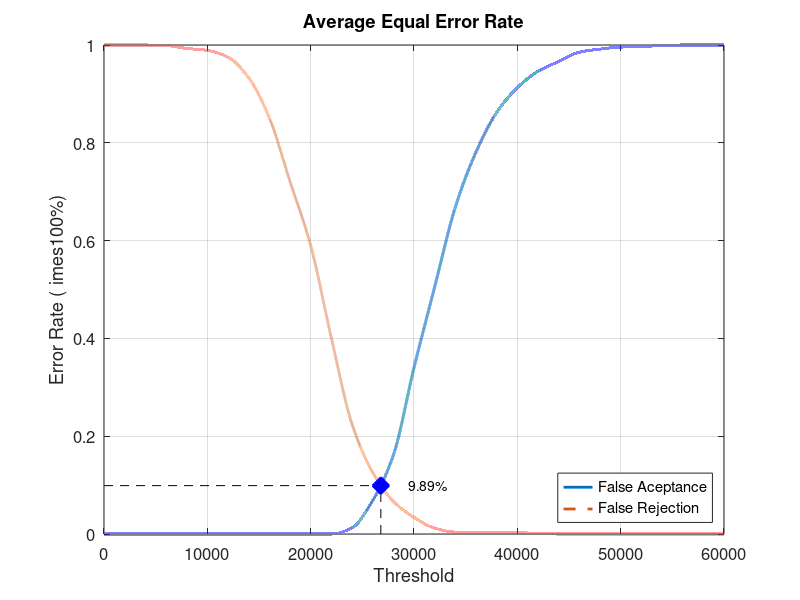
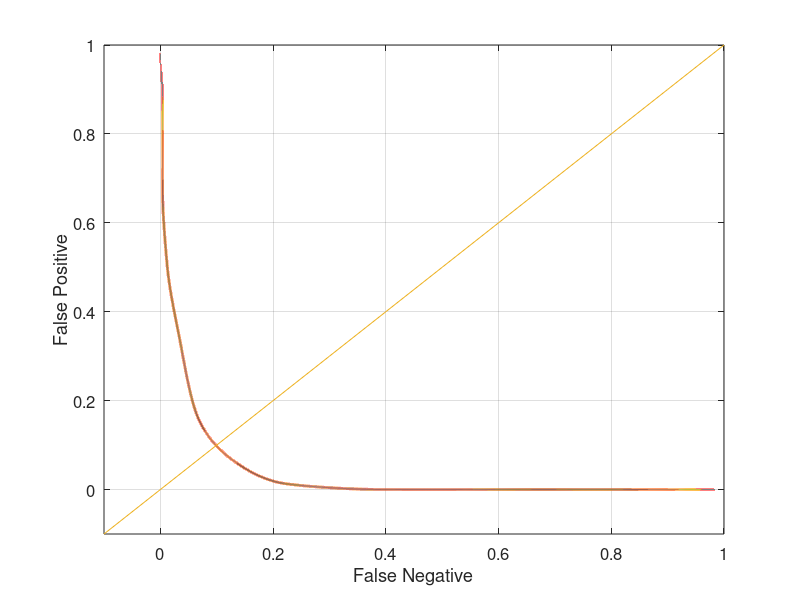

These figures' MATLAB source, in order:
close all;
clear;
clc;
x = 0:2000:60000;
xq = 0:0.5:60000;

y0 = [0 0 0 0 0 0 0 0 0 0 0 0 0.0126316 0.0684211 0.161053 0.34 0.505263 0.668421 0.781053 0.862105 0.912632 0.946316 0.966316 0.985263 0.991579 0.995789 0.996842 0.998947 1 1 1]
yy0 = interp1(x, y0, xq, 'pchip');
y1 = [1 1 1 0.999 0.993 0.989 0.975 0.933 0.851 0.721 0.59 0.401 0.225 0.126 0.067 0.034 0.012 0.004 0.004 0.004 0.003 0.001 0 0 0 0 0 0 0 0 0]
yy1 = interp1(x, y1, xq, 'pchip');

% Calculating EER: 
y2 = abs(y0 - y1);
find(y2 == min(y2))
yy2 = abs(yy0 - yy1);
xEER = find(yy2 == min(yy2));
xEERIndex = xq(xEER) % X-axis EER
yEER = yy0(xEER) % Y-axis EER

main = figure
plot(xq, yy0,'-','LineWidth', 2);	hold on
plot(xq, yy1,'--','LineWidth', 2);	hold on
plot([xEERIndex xEERIndex], [0 yEER], 'k--');	hold on
plot([0 xEERIndex], [yEER yEER], 'k--');	hold on
plot(xEERIndex, yEER, 'bx', 'LineWidth', 10);	hold on
text(xEERIndex + 10 * xEERIndex / 100, yEER, [num2str(round((10000 * yEER)) / 100) '%'])
legend('False Aceptance', 'False Rejection', 'Location', 'SouthEast')
xlabel('Threshold')
ylabel('Error Rate (	imes100%)')
title('Average Equal Error Rate')
set(gca, 'FontSize', 12)
axis([0 60000 0 1])
grid on

print(main, 'Database3AverageMain', '-dpng');
FNRxFPR = figure('Color', [1 1 1]);
plot(yy1, yy0, '-', yy1, yy0, 'LineWidth', 2);
hold on
y = -0.1:0.1:1
plot(y, y); 
set(gca, 'FontSize', 12)
xlabel('False Negative')
ylabel('False Positive')
axis([-0.1 1 -0.1 1])
set(gca, 'FontSize', 12)
grid on

print(FNRxFPR, 'Database3AverageFNRxFPR','-dpng');
